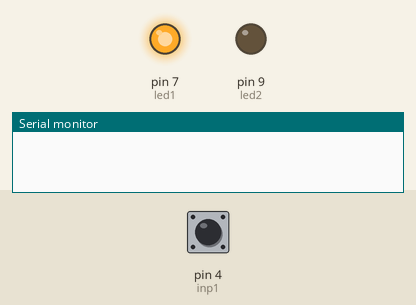
Simulated run of this sketch. Board: Arduino Uno, built with avr-gcc and run on an emulated ATmega328P. Parts: output pins drawn as LEDs (lit = HIGH), the last lines printed to the serial monitor. The test bench sets the inputs (shaded band); at power-on: pin 4 (inp1) HIGH. Random numbers use the default seed unless the sketch sets one.

Above: at 2.5 s.
2.6 s: pin 4 (inp1) pulled LOW for 0.15 s
At 3.4 s:
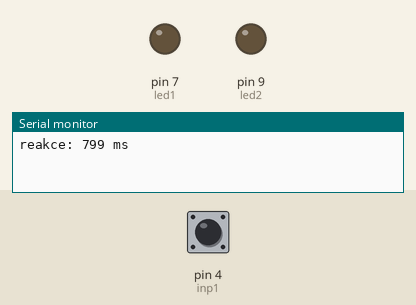
4.2 s: pin 4 (inp1) pulled LOW for 1 s
At 7.4 s:
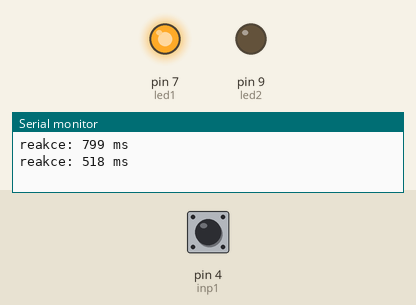
7.8 s: pin 4 (inp1) pulled LOW for 3.2 s
At 9.0 s:
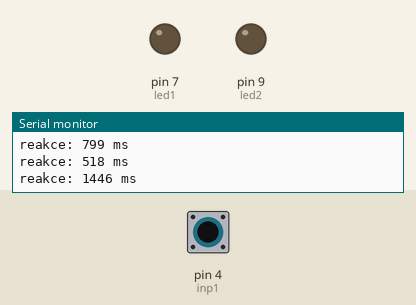
Timing chart, 0 to 13.9 s (numbered marks = the images above; inputs shaded):
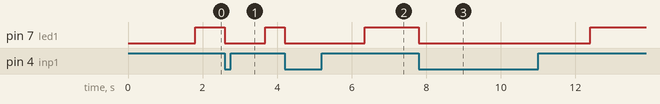

The sketch:

millis_reaction_test.ino
```cpp
int led1 = 7;
int led2 = 9;

int inp1 = 4;

int dumbDelay = 100; //ms

unsigned long minTime = 1000;
unsigned long maxTime = 3000;

unsigned long testStartTime;
unsigned long testEndTime;

void setup() {
  pinMode(inp1, INPUT_PULLUP);

  pinMode(led1, OUTPUT);
  pinMode(led2, OUTPUT);

  Serial.begin(9600);
}

void loop() {
  reactionTest();
}

void reactionTest() {
  unsigned long ledDelay = random(minTime, maxTime + 1);
  delay(ledDelay);

  ledOn(led1);
  testStartTime = millis();

  while (digitalRead(inp1) == HIGH);
  testEndTime = millis();

  unsigned long finalTime = testEndTime - testStartTime;
  Serial.println("reakce: " + String(finalTime) + " ms");
  ledOff(led1);
}

void ledOn(int ledID) {
  digitalWrite(ledID, HIGH);
}

void ledOff(int ledID) {
  digitalWrite(ledID, LOW);
}
```

Measured:
- after the input at 2.6 s, pin 7 (led1): HIGH → LOW at once, → HIGH 1.1 s later
- after the input at 4.2 s, pin 7 (led1): HIGH → LOW at once, → HIGH 2.2 s later
- after the input at 7.8 s, pin 7 (led1): HIGH → LOW at once, → HIGH 4.6 s later
